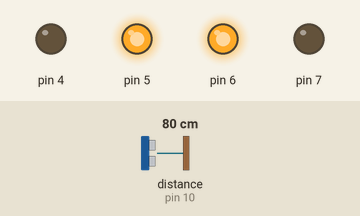
Simulated run of this sketch. Board: Arduino Uno, built with avr-gcc and run on an emulated ATmega328P. Parts: output pins drawn as LEDs (lit = HIGH). Wiring (inferred from the names in the program): ultrasonic range finder: trigger pin 9; echo pin 10. Inputs (shaded band) come from the test bench; at power-on: distance to the obstacle (sensor on pin 10) 80 cm. The echo pulse lasts 58.3 µs per cm; pins used as bus, display or sensor lines are not drawn.

Above: at 1.2 s.
1.3 s: distance to the obstacle (sensor on pin 10) set to 22 cm
2.8 s: distance to the obstacle (sensor on pin 10) set to 18 cm
At 4.0 s:
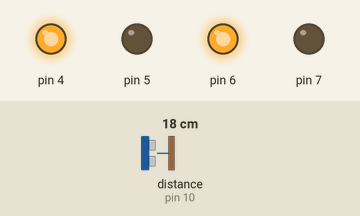
4.3 s: distance to the obstacle (sensor on pin 10) set to 35 cm
At 5.2 s:
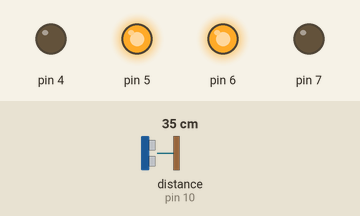
5.8 s: distance to the obstacle (sensor on pin 10) set to 2 cm
At 6.2 s:
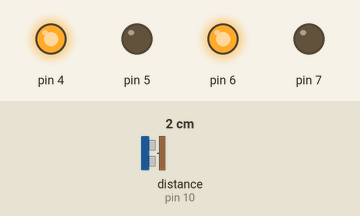
Timing chart, 0 to 8.3 s (numbered marks = the images above; inputs shaded):
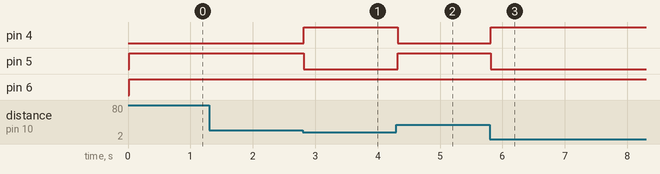

Measured:
- the behaviour switches between 21 and 20 cm on distance to the obstacle (sensor on pin 10) (found by bisection; images 0 and 1)
- after the input at 1.3 s, every drawn part: stays the same
- after the input at 2.8 s, pin 4: LOW → HIGH at once; pin 5: HIGH → LOW at once
- after the input at 4.3 s, pin 4: HIGH → LOW at once; pin 5: LOW → HIGH at once
- after the input at 5.8 s, pin 4: LOW → HIGH at once; pin 5: HIGH → LOW at once

The sketch:

obstacle_avoiding.ino
```cpp
int trigPin = 9;
int echoPin = 10;
int revright = 4;      //REVerse motion of Right motor
int fwdleft = 7;
int revleft= 6;
int fwdright= 5;       //ForWarD motion of Right motor
int c = 0;

void setup() {
  //Serial.begin(9600);
   pinMode(5, OUTPUT);
   pinMode(6, OUTPUT);
   pinMode(4, OUTPUT);
   pinMode(7, OUTPUT);
   pinMode(trigPin, OUTPUT);
  pinMode(echoPin, INPUT);
  // put your setup code here, to run once:

}

void loop() {
  long duration, distance;
  digitalWrite(trigPin,HIGH);
  delayMicroseconds(1000);
  digitalWrite(trigPin, LOW);
  duration=pulseIn(echoPin, HIGH);
  distance =(duration/2)/29.1;
  //Serial.print(distance);
  //Serial.println("CM");
  delay(10);


  if((distance>20))
 {
  digitalWrite(5,HIGH);                               //       If you dont get proper movements of your robot,
   digitalWrite(4,LOW);                               //        then alter the pin numbers
   digitalWrite(6,HIGH);                               //
   digitalWrite(7,LOW);                              //
 }

  else if(distance<20)
 {
   digitalWrite(5,LOW);
   digitalWrite(4,HIGH);
   digitalWrite(6,HIGH);                                  //HIGH
   digitalWrite(7,LOW);

 }

}
```
